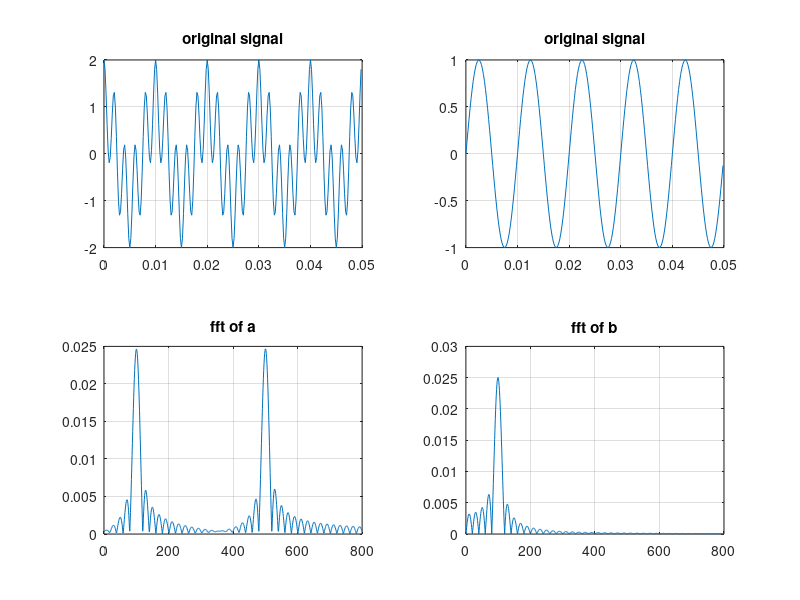

Recreate this plot in MATLAB.
clc
clear all
N=250
ts=0.0002
t=(0:N-1)*ts
x=cos(2*pi*100*t)+cos(2*pi*500*t)
subplot(2,2,1)
plot(t,x)
grid
title('original signal')

k=0;
for f=0:1:800
    k=k+1
    a1(k)=trapz(t,x.*exp(-2*1j*pi*f*t))
end
f=0:800
subplot(2,2,3)
plot(f,abs(a1))
title('fft of a')
grid

y=sin(2*pi*100*t)
subplot(2,2,2)
plot(t,y)
grid
title('original signal')

k=0
for f=0:1:800
    k=k+1
    a(k)=trapz(t,y.*exp(-2*1j*pi*f*t))
end
f=0:800
subplot(2,2,4)
plot(f,abs(a))
title('fft of b')
grid
